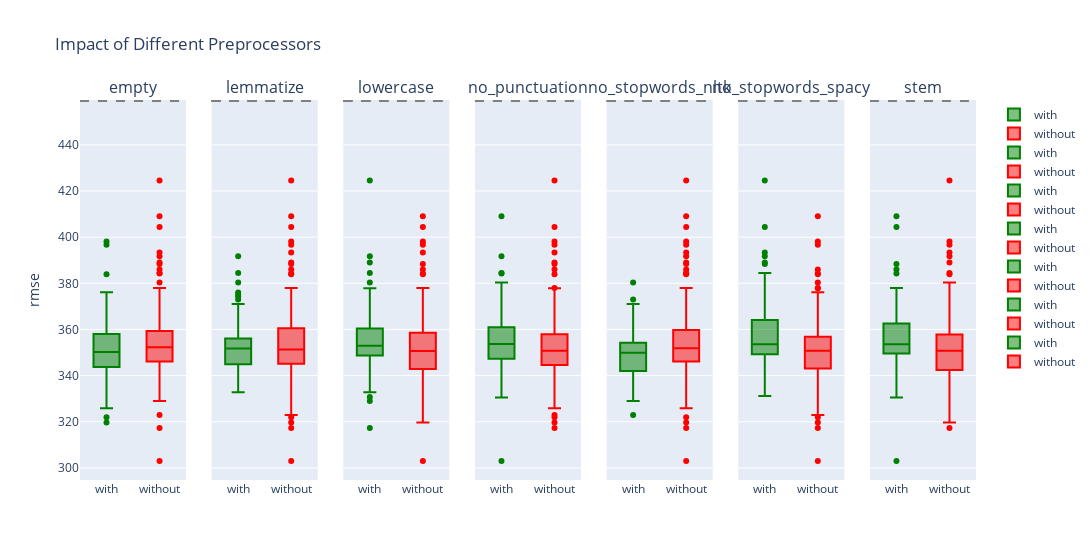

The cell this chart's notebook holds for it:
### Code cell
# Create subplots, one for each preprocesser
fig = make_subplots(cols=len(unique_preprocessers), rows=1, 
                    subplot_titles=unique_preprocessers,
                    shared_yaxes=True,
                    vertical_spacing=0.05)

p_values = []

for i, preprocesser in enumerate(unique_preprocessers, 1):
    _with = trad_nlp_results[uses_specifically[preprocesser]][metric]
    _without = trad_nlp_results[~uses_specifically[preprocesser]][metric]
    # Test normality of each distribution
    _, p_with = stats.normaltest(_with)
    _, p_without = stats.normaltest(_without)
    
    # Perform appropriate statistical test based on normality
    if p_with > 0.05 and p_without > 0.05:
        # Both normal - use t-test
        _, p_val = stats.ttest_ind(_with, _without)
        test_type = "t-test"
    else:
        # At least one non-normal - use Mann-Whitney U test
        _, p_val = stats.mannwhitneyu(_with, _without)
        test_type = "Mann-Whitney U"
    p_values.append(p_val)
    annotation = f"{test_type} p-value: {p_val:.3f}"
    logger.info(f"\n{preprocesser}:")
    logger.info(f"With normality p-value: {p_with:.3f}")
    logger.info(f"Without normality p-value: {p_without:.3f}")
    logger.info(annotation)

    # Add box plot for when preprocesser is used
    fig.add_trace(
        go.Box(
            y=_with,
            name="with",
            boxpoints='outliers',
            marker_color="green"
        ),
        row=1, col=i
    )
    
    # Add box plot for when preprocesser is not used
    fig.add_trace(
        go.Box(
            y=_without,
            name="without",
            boxpoints='outliers',
            marker_color="red"
        ),
        row=1, col=i
    )

    fig.add_hline(y=perf_of_mean, line_dash="dash", line_color="gray")

fig.update_layout(
    width=200*len(unique_preprocessers),
    # showlegend=True,
    title_text="Impact of Different Preprocessors",
    yaxis_title=metric
)


fig.show()

### Figure 1 — Plotly figure (JSON) as saved in the notebook; plotly's stock layout.template omitted (floating-point values rounded to 4 significant figures; data arrays with more than 128 entries replaced by an {"elided": "..."} marker saying what was removed)
{"data": [{"boxpoints": "outliers", "marker": {"color": "green"}, "name": "with", "type": "box", "xaxis": "x", "y": [319.7, 321.9, 325.8, 326.0, 330.1, 331.9, 335.3, 335.6, 336.2, 336.3, 336.6, 336.8, 337.0, 337.1, 337.6, 338.0, 338.3, 338.6, 339.1, 339.5, 340.3, 340.4, 341.6, 341.9, 342.0, 342.9, 344.5, 344.7, 344.8, 345.0, 345.2, 345.7, 345.8, 345.9, 345.9, 346.4, 346.6, 346.8, 347.2, 347.5, 347.6, 348.4, 348.6, 348.7, 349.3, 349.3, 349.4, 349.4, 349.5, 350.0, 350.1, 350.2, 350.3, 350.3, 350.6, 350.8, 350.8, 350.8, 351.2, 351.3, 351.3, 351.3, 351.8, 351.9, 352.2, 352.5, 352.9, 352.9, 353.1, 353.2, 354.0, 354.0, 355.6, 355.8, 355.9, 356.1, 356.3, 356.8, 359.1, 359.2, 359.7, 360.1, 360.9, 361.0, 361.0, 362.3, 362.8, 363.7, 364.2, 364.2, 365.3, 365.3, 366.0, 366.1, 366.9, 368.5, 371.7, 373.0, 374.5, 374.8, 376.1, 384.0, 396.7, 398.1], "yaxis": "y"}, {"boxpoints": "outliers", "marker": {"color": "red"}, "name": "without", "type": "box", "xaxis": "x", "y": {"elided": "224 float values"}, "yaxis": "y"}, {"boxpoints": "outliers", "marker": {"color": "green"}, "name": "with", "type": "box", "xaxis": "x2", "y": [332.8, 336.1, 336.5, 336.9, 337.3, 337.9, 339.9, 340.0, 340.3, 340.7, 341.6, 341.7, 341.8, 342.0, 342.0, 342.1, 342.2, 342.7, 343.0, 344.1, 344.9, 345.0, 345.5, 345.9, 347.0, 347.3, 347.5, 348.5, 348.7, 349.0, 349.0, 349.2, 349.2, 349.4, 349.4, 349.4, 349.9, 350.5, 351.0, 351.2, 351.2, 351.7, 351.8, 352.2, 352.5, 352.6, 352.7, 352.8, 353.0, 353.1, 353.1, 353.2, 353.7, 353.7, 354.0, 354.1, 354.4, 354.5, 354.9, 354.9, 355.0, 355.7, 355.7, 356.5, 356.8, 357.3, 358.0, 358.6, 359.3, 359.6, 359.9, 360.5, 360.9, 362.0, 363.0, 370.0, 371.0, 373.0, 374.3, 375.0, 376.0, 380.3, 384.5, 391.7], "yaxis": "y2"}, {"boxpoints": "outliers", "marker": {"color": "red"}, "name": "without", "type": "box", "xaxis": "x2", "y": {"elided": "244 float values"}, "yaxis": "y2"}, {"boxpoints": "outliers", "marker": {"color": "green"}, "name": "with", "type": "box", "xaxis": "x3", "y": [317.3, 329.0, 330.8, 332.8, 336.5, 336.9, 337.5, 337.9, 337.9, 339.0, 340.0, 341.6, 341.8, 342.1, 342.7, 344.1, 344.6, 345.9, 347.0, 347.3, 347.5, 348.2, 348.4, 348.5, 348.7, 348.7, 349.0, 349.0, 349.0, 349.2, 349.2, 349.4, 349.5, 349.8, 349.9, 350.4, 350.5, 350.6, 350.7, 350.9, 350.9, 351.2, 351.7, 351.8, 352.0, 352.4, 352.5, 352.5, 352.7, 352.8, 353.0, 353.1, 353.2, 353.6, 353.7, 353.8, 354.0, 354.5, 354.9, 354.9, 355.0, 355.7, 355.7, 356.0, 356.5, 357.0, 357.3, 357.7, 357.8, 357.9, 358.0, 359.3, 359.3, 359.6, 359.9, 360.9, 361.4, 362.0, 363.0, 363.2, 363.3, 363.8, 365.7, 366.3, 370.0, 371.0, 371.4, 372.1, 373.0, 374.3, 374.7, 375.0, 376.0, 376.0, 377.9, 380.3, 384.5, 389.0, 391.7, 424.6], "yaxis": "y3"}, {"boxpoints": "outliers", "marker": {"color": "red"}, "name": "without", "type": "box", "xaxis": "x3", "y": {"elided": "228 float values"}, "yaxis": "y3"}, {"boxpoints": "outliers", "marker": {"color": "green"}, "name": "with", "type": "box", "xaxis": "x4", "y": [303.0, 330.5, 331.2, 332.8, 333.4, 335.9, 336.5, 337.0, 338.1, 340.0, 341.6, 341.7, 341.7, 341.8, 341.8, 342.0, 342.0, 342.1, 342.7, 344.1, 345.0, 345.5, 347.0, 347.3, 347.4, 348.5, 348.5, 348.6, 348.7, 349.0, 349.1, 349.2, 349.2, 349.3, 349.4, 350.4, 350.5, 350.9, 350.9, 351.4, 352.0, 352.4, 352.7, 352.8, 353.1, 353.1, 353.2, 353.6, 353.7, 353.8, 354.0, 354.1, 354.4, 354.4, 354.8, 354.9, 355.5, 355.7, 355.9, 356.5, 356.9, 357.0, 357.7, 357.8, 357.9, 358.0, 358.5, 358.6, 359.1, 359.1, 359.9, 360.5, 361.4, 361.5, 362.0, 363.0, 363.2, 363.3, 364.3, 365.4, 365.7, 367.9, 370.0, 370.5, 371.0, 371.4, 372.6, 374.3, 375.0, 375.5, 375.7, 380.3, 384.3, 384.5, 391.7, 409.0], "yaxis": "y4"}, {"boxpoints": "outliers", "marker": {"color": "red"}, "name": "without", "type": "box", "xaxis": "x4", "y": {"elided": "232 float values"}, "yaxis": "y4"}, {"boxpoints": "outliers", "marker": {"color": "green"}, "name": "with", "type": "box", "xaxis": "x5", "y": [322.9, 329.0, 331.5, 336.5, 336.9, 337.5, 337.9, 338.3, 339.0, 339.2, 340.0, 341.6, 342.0, 342.0, 342.1, 342.7, 343.2, 344.1, 344.9, 345.5, 345.7, 345.9, 347.2, 348.2, 348.4, 349.4, 350.4, 350.5, 350.9, 350.9, 351.0, 351.7, 352.0, 352.5, 353.2, 353.2, 353.7, 354.0, 354.1, 354.4, 354.9, 354.9, 356.0, 357.7, 360.5, 363.0, 363.3, 369.1, 370.0, 371.0, 373.0, 380.3], "yaxis": "y5"}, {"boxpoints": "outliers", "marker": {"color": "red"}, "name": "without", "type": "box", "xaxis": "x5", "y": {"elided": "276 float values"}, "yaxis": "y5"}, {"boxpoints": "outliers", "marker": {"color": "green"}, "name": "with", "type": "box", "xaxis": "x6", "y": [331.2, 332.8, 336.3, 337.0, 338.4, 340.3, 340.8, 341.2, 341.8, 341.8, 341.8, 343.0, 347.0, 347.0, 347.3, 348.6, 348.7, 348.7, 349.0, 349.2, 349.3, 349.3, 349.5, 349.6, 349.8, 349.9, 350.2, 350.5, 350.6, 350.7, 350.8, 351.8, 351.8, 352.2, 352.5, 352.6, 352.9, 353.1, 353.1, 353.6, 353.6, 353.8, 354.4, 354.8, 355.0, 356.5, 356.9, 357.3, 357.8, 357.9, 358.0, 358.6, 359.6, 359.9, 360.9, 361.4, 361.5, 362.0, 362.0, 363.8, 364.3, 365.4, 366.3, 366.5, 367.9, 370.9, 371.4, 372.1, 374.3, 374.7, 375.0, 376.0, 376.0, 384.5, 388.4, 389.0, 391.7, 393.4, 404.5, 424.6], "yaxis": "y6"}, {"boxpoints": "outliers", "marker": {"color": "red"}, "name": "without", "type": "box", "xaxis": "x6", "y": {"elided": "248 float values"}, "yaxis": "y6"}, {"boxpoints": "outliers", "marker": {"color": "green"}, "name": "with", "type": "box", "xaxis": "x7", "y": [303.0, 330.5, 334.3, 336.3, 338.4, 341.7, 342.7, 346.4, 347.0, 347.4, 347.7, 348.2, 348.5, 348.6, 349.1, 349.1, 349.3, 349.5, 349.6, 349.8, 349.8, 349.9, 350.4, 350.5, 350.6, 350.9, 350.9, 351.4, 351.8, 351.8, 352.0, 352.2, 352.5, 352.7, 353.1, 353.6, 353.6, 353.8, 354.4, 354.7, 354.8, 355.5, 355.7, 355.9, 356.9, 357.7, 357.9, 358.5, 358.6, 359.1, 360.1, 361.5, 362.0, 362.0, 363.1, 363.3, 364.3, 364.3, 365.4, 369.0, 370.5, 370.9, 372.6, 372.9, 375.5, 375.7, 377.9, 384.3, 386.0, 388.4, 404.5, 409.0], "yaxis": "y7"}, {"boxpoints": "outliers", "marker": {"color": "red"}, "name": "without", "type": "box", "xaxis": "x7", "y": {"elided": "256 float values"}, "yaxis": "y7"}], "layout": {"annotations": [{"font": {"size": 16}, "showarrow": false, "text": "empty", "x": 0.05918, "xanchor": "center", "xref": "paper", "y": 1, "yanchor": "bottom", "yref": "paper"}, {"font": {"size": 16}, "showarrow": false, "text": "lemmatize", "x": 0.2061, "xanchor": "center", "xref": "paper", "y": 1, "yanchor": "bottom", "yref": "paper"}, {"font": {"size": 16}, "showarrow": false, "text": "lowercase", "x": 0.3531, "xanchor": "center", "xref": "paper", "y": 1, "yanchor": "bottom", "yref": "paper"}, {"font": {"size": 16}, "showarrow": false, "text": "no_punctuation", "x": 0.5, "xanchor": "center", "xref": "paper", "y": 1, "yanchor": "bottom", "yref": "paper"}, {"font": {"size": 16}, "showarrow": false, "text": "no_stopwords_nltk", "x": 0.6469, "xanchor": "center", "xref": "paper", "y": 1, "yanchor": "bottom", "yref": "paper"}, {"font": {"size": 16}, "showarrow": false, "text": "no_stopwords_spacy", "x": 0.7939, "xanchor": "center", "xref": "paper", "y": 1, "yanchor": "bottom", "yref": "paper"}, {"font": {"size": 16}, "showarrow": false, "text": "stem", "x": 0.9408, "xanchor": "center", "xref": "paper", "y": 1, "yanchor": "bottom", "yref": "paper"}], "shapes": [{"line": {"color": "gray", "dash": "dash"}, "type": "line", "x0": 0, "x1": 1, "xref": "x domain", "y0": 459.0, "y1": 459.0, "yref": "y"}, {"line": {"color": "gray", "dash": "dash"}, "type": "line", "x0": 0, "x1": 1, "xref": "x domain", "y0": 459.0, "y1": 459.0, "yref": "y"}, {"line": {"color": "gray", "dash": "dash"}, "type": "line", "x0": 0, "x1": 1, "xref": "x2 domain", "y0": 459.0, "y1": 459.0, "yref": "y2"}, {"line": {"color": "gray", "dash": "dash"}, "type": "line", "x0": 0, "x1": 1, "xref": "x domain", "y0": 459.0, "y1": 459.0, "yref": "y"}, {"line": {"color": "gray", "dash": "dash"}, "type": "line", "x0": 0, "x1": 1, "xref": "x2 domain", "y0": 459.0, "y1": 459.0, "yref": "y2"}, {"line": {"color": "gray", "dash": "dash"}, "type": "line", "x0": 0, "x1": 1, "xref": "x3 domain", "y0": 459.0, "y1": 459.0, "yref": "y3"}, {"line": {"color": "gray", "dash": "dash"}, "type": "line", "x0": 0, "x1": 1, "xref": "x domain", "y0": 459.0, "y1": 459.0, "yref": "y"}, {"line": {"color": "gray", "dash": "dash"}, "type": "line", "x0": 0, "x1": 1, "xref": "x2 domain", "y0": 459.0, "y1": 459.0, "yref": "y2"}, {"line": {"color": "gray", "dash": "dash"}, "type": "line", "x0": 0, "x1": 1, "xref": "x3 domain", "y0": 459.0, "y1": 459.0, "yref": "y3"}, {"line": {"color": "gray", "dash": "dash"}, "type": "line", "x0": 0, "x1": 1, "xref": "x4 domain", "y0": 459.0, "y1": 459.0, "yref": "y4"}, {"line": {"color": "gray", "dash": "dash"}, "type": "line", "x0": 0, "x1": 1, "xref": "x domain", "y0": 459.0, "y1": 459.0, "yref": "y"}, {"line": {"color": "gray", "dash": "dash"}, "type": "line", "x0": 0, "x1": 1, "xref": "x2 domain", "y0": 459.0, "y1": 459.0, "yref": "y2"}, {"line": {"color": "gray", "dash": "dash"}, "type": "line", "x0": 0, "x1": 1, "xref": "x3 domain", "y0": 459.0, "y1": 459.0, "yref": "y3"}, {"line": {"color": "gray", "dash": "dash"}, "type": "line", "x0": 0, "x1": 1, "xref": "x4 domain", "y0": 459.0, "y1": 459.0, "yref": "y4"}, {"line": {"color": "gray", "dash": "dash"}, "type": "line", "x0": 0, "x1": 1, "xref": "x5 domain", "y0": 459.0, "y1": 459.0, "yref": "y5"}, {"line": {"color": "gray", "dash": "dash"}, "type": "line", "x0": 0, "x1": 1, "xref": "x domain", "y0": 459.0, "y1": 459.0, "yref": "y"}, {"line": {"color": "gray", "dash": "dash"}, "type": "line", "x0": 0, "x1": 1, "xref": "x2 domain", "y0": 459.0, "y1": 459.0, "yref": "y2"}, {"line": {"color": "gray", "dash": "dash"}, "type": "line", "x0": 0, "x1": 1, "xref": "x3 domain", "y0": 459.0, "y1": 459.0, "yref": "y3"}, {"line": {"color": "gray", "dash": "dash"}, "type": "line", "x0": 0, "x1": 1, "xref": "x4 domain", "y0": 459.0, "y1": 459.0, "yref": "y4"}, {"line": {"color": "gray", "dash": "dash"}, "type": "line", "x0": 0, "x1": 1, "xref": "x5 domain", "y0": 459.0, "y1": 459.0, "yref": "y5"}, {"line": {"color": "gray", "dash": "dash"}, "type": "line", "x0": 0, "x1": 1, "xref": "x6 domain", "y0": 459.0, "y1": 459.0, "yref": "y6"}, {"line": {"color": "gray", "dash": "dash"}, "type": "line", "x0": 0, "x1": 1, "xref": "x domain", "y0": 459.0, "y1": 459.0, "yref": "y"}, {"line": {"color": "gray", "dash": "dash"}, "type": "line", "x0": 0, "x1": 1, "xref": "x2 domain", "y0": 459.0, "y1": 459.0, "yref": "y2"}, {"line": {"color": "gray", "dash": "dash"}, "type": "line", "x0": 0, "x1": 1, "xref": "x3 domain", "y0": 459.0, "y1": 459.0, "yref": "y3"}, {"line": {"color": "gray", "dash": "dash"}, "type": "line", "x0": 0, "x1": 1, "xref": "x4 domain", "y0": 459.0, "y1": 459.0, "yref": "y4"}, {"line": {"color": "gray", "dash": "dash"}, "type": "line", "x0": 0, "x1": 1, "xref": "x5 domain", "y0": 459.0, "y1": 459.0, "yref": "y5"}, {"line": {"color": "gray", "dash": "dash"}, "type": "line", "x0": 0, "x1": 1, "xref": "x6 domain", "y0": 459.0, "y1": 459.0, "yref": "y6"}, {"line": {"color": "gray", "dash": "dash"}, "type": "line", "x0": 0, "x1": 1, "xref": "x7 domain", "y0": 459.0, "y1": 459.0, "yref": "y7"}], "title": {"text": "Impact of Different Preprocessors"}, "width": 1400, "xaxis": {"anchor": "y", "domain": [0, 0.1184]}, "xaxis2": {"anchor": "y2", "domain": [0.1469, 0.2653]}, "xaxis3": {"anchor": "y3", "domain": [0.2939, 0.4122]}, "xaxis4": {"anchor": "y4", "domain": [0.4408, 0.5592]}, "xaxis5": {"anchor": "y5", "domain": [0.5878, 0.7061]}, "xaxis6": {"anchor": "y6", "domain": [0.7347, 0.8531]}, "xaxis7": {"anchor": "y7", "domain": [0.8816, 1.0]}, "yaxis": {"anchor": "x", "domain": [0, 1], "title": {"text": "rmse"}}, "yaxis2": {"anchor": "x2", "domain": [0, 1], "matches": "y", "showticklabels": false}, "yaxis3": {"anchor": "x3", "domain": [0, 1], "matches": "y", "showticklabels": false}, "yaxis4": {"anchor": "x4", "domain": [0, 1], "matches": "y", "showticklabels": false}, "yaxis5": {"anchor": "x5", "domain": [0, 1], "matches": "y", "showticklabels": false}, "yaxis6": {"anchor": "x6", "domain": [0, 1], "matches": "y", "showticklabels": false}, "yaxis7": {"anchor": "x7", "domain": [0, 1], "matches": "y", "showticklabels": false}}}
